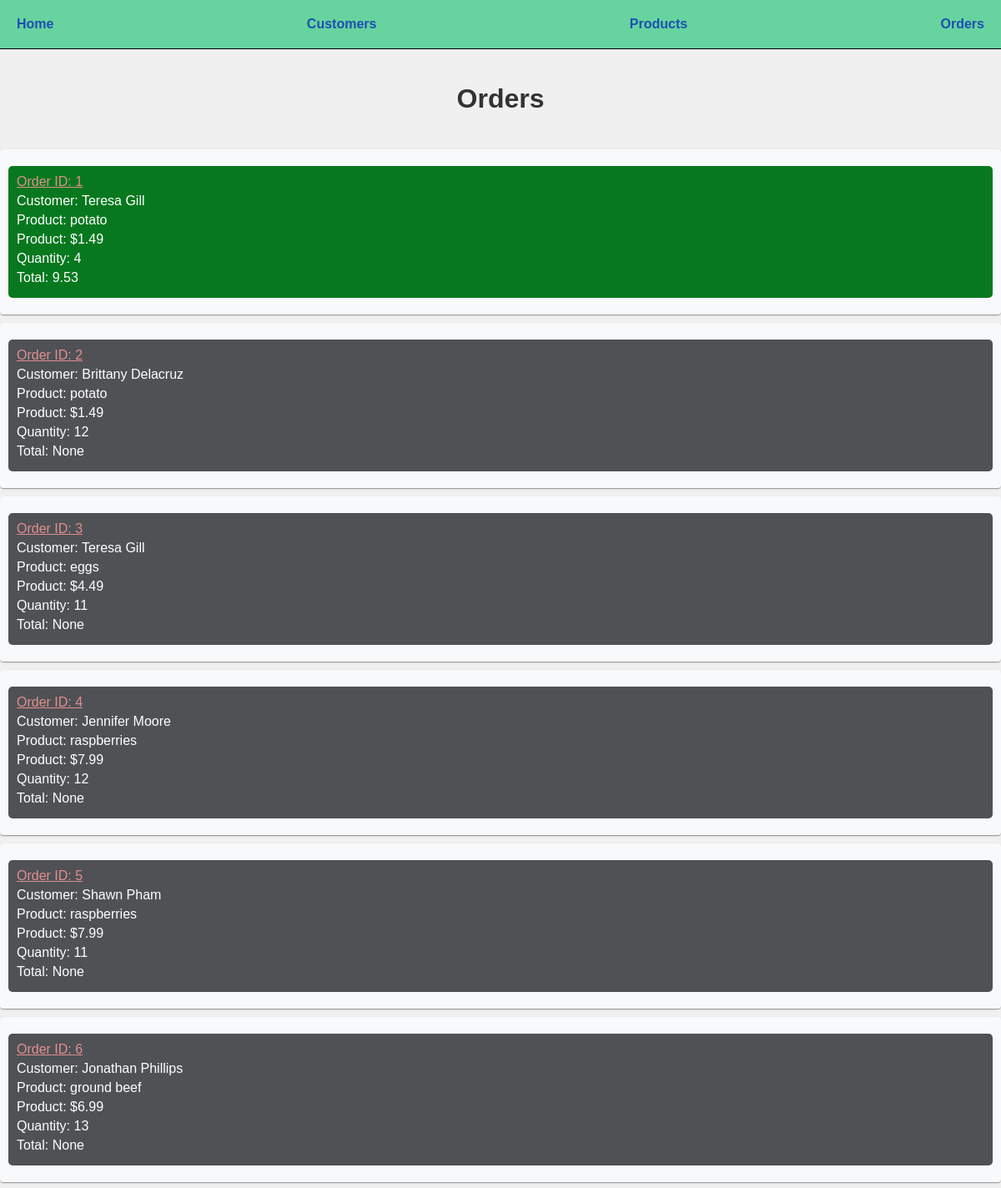
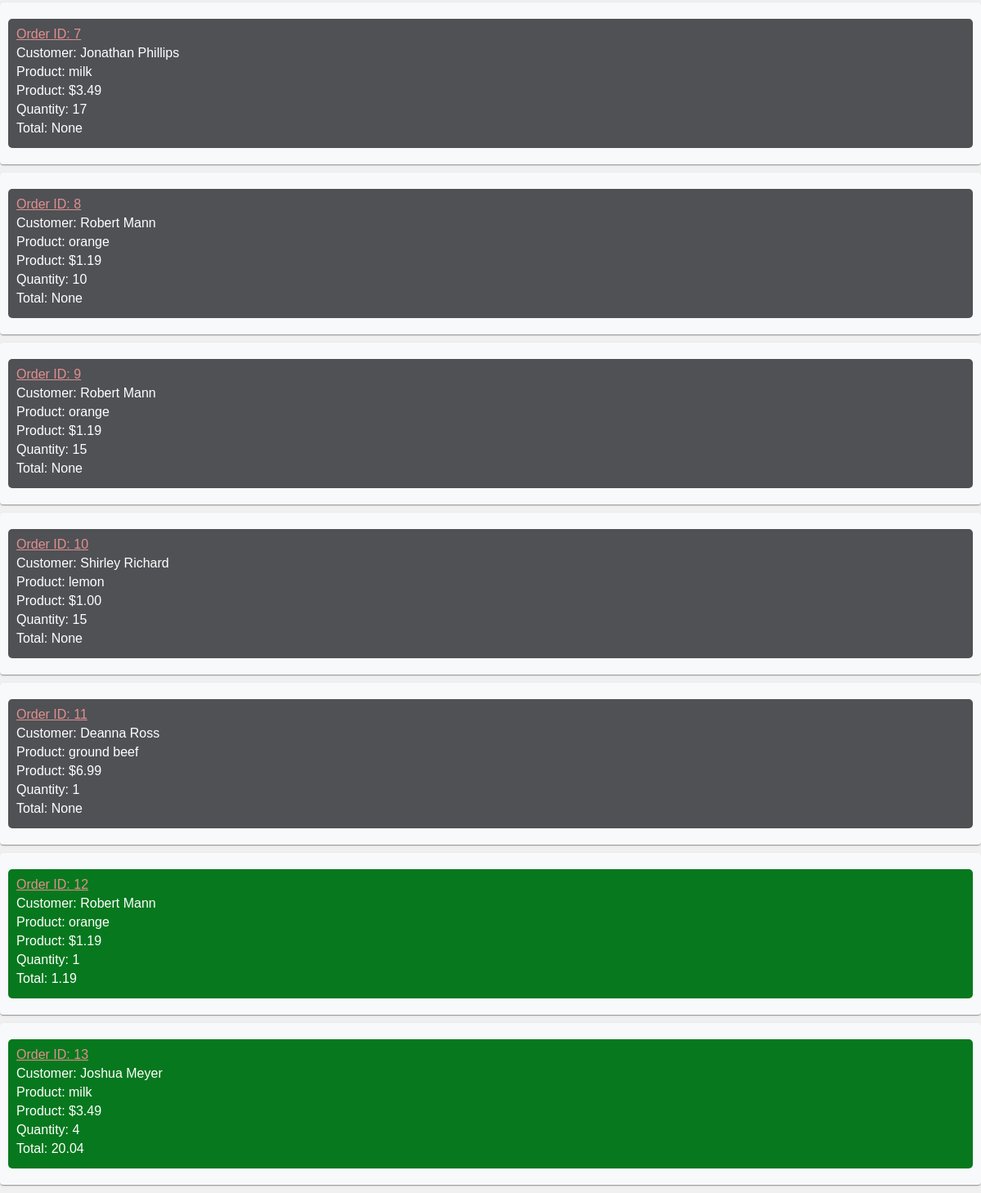
The page /orders on the database its author committed (2 pictures, top to bottom).
### models.py (models this page shows, shortened)
class Order(db.Model):
    id = mapped_column(Integer, nullable=False, primary_key=True)
    customer_id = mapped_column(Integer, ForeignKey(Customer.id), nullable=False)
    customer = relationship("Customer", back_populates="orders")#looks up related enttiy without having to do joins (adds customer_id to the Order table)
    total = mapped_column(Numeric(10,2), nullable=True) #nullable until order is processed by the store
    items = relationship("ProductOrder", back_populates="order", cascade='all, delete-orphan')
    created = mapped_column(DateTime, nullable=False, default=func.now())
    processed = mapped_column(DateTime, nullable=True, default=None)

class Customer(db.Model):
    id = mapped_column(Integer, primary_key=True)
    name = mapped_column(String(200), nullable=False, unique=True)
    phone = mapped_column(String(20), nullable=False )
    balance = mapped_column(Numeric(10,2), nullable=False, default=40)
    orders = relationship("Order", cascade="all, delete-orphan") #only one back_populates is needed, the other is inferred

class Product(db.Model):
    id = mapped_column(Integer, primary_key=True)
    name = mapped_column(String(200), nullable=False, unique=True)
    price = mapped_column(Numeric(10,2), nullable=False)
    available = mapped_column(Integer, nullable=False, default=4) #number of products available
    orders = relationship("ProductOrder")

class ProductOrder(db.Model):
    id = mapped_column(Integer, nullable=False, primary_key=True)
    order_id = mapped_column(Integer, ForeignKey(Order.id), nullable=False)
    order = relationship("Order", back_populates="items")
    product_id = mapped_column(Integer, ForeignKey(Product.id), nullable=False)
    product = relationship("Product", back_populates="orders")
    quantity = mapped_column(Integer, nullable=False, default=0) #number of orders for this product

### routes/html.py (the view)
@html_bp.route("/orders", methods=["GET"])
def orders():
    statement = db.select(Order).order_by(Order.id)
    records = db.session.execute(statement)
    results = records.scalars()
    return render_template("orders.html", orders=results)

### templates/orders.html
{% extends "base.html" %}
{% block content %}
<h1>Orders</h1>
{% for order in orders %}
<div>
    {% set classname = "pending" %}
    {% if order.processed %}
        {% set classname = "processed" %}
    {% endif %}
    <p class = "{{ classname }}">
        <a class = "order" href= "{{ url_for('html.order_detail', order_id=order.id) }}"><span>Order ID: {{ order.id }}  </span></a>
        <span>Customer: {{ order.customer.name }}  </span>
        <span>Product: {{ order.items[0].product.name }} </span>
        <span>Product: ${{ order.items[0].product.price }} </span>
        <span>Quantity: {{ order.items[0].quantity }} </span>
        <span>Total: {{ order.total }}</span>
    </p>
</div>
    {% endfor %}
{% endblock %}

### static/css/styles.css (style rules this page uses)
body { font-family: Arial, sans-serif; margin: 0; padding: 0; background-color: #f0f0f0; }
h1 { color: #333; text-align: center; padding: 20px 0; }
p { color: #666; padding: 10px; margin: 10px 0; background-color: #fff; border-radius: 5px; }
div { background-color: #f8f9fa; padding: 10px; border-radius: 4px; margin-bottom: 10px; box-shadow: 0 2px 1px -1px rgba(0, 0, 0, .2), 0 1px 1px 0 rgba(0, 0, 0, .14), 0 1px 3px 0 rgba(0, 0, 0, .12); }
p { margin-bottom: 10px; }
p span { display: block; margin-bottom: 5px; }
.processed { background-color: #07781e; color: #ffffff; }
.order { color: #e18f8f; }
.pending { background-color: #4f5155; color: #ffffff; }

### rows shown on the page
Order: id "1", customer.name "Teresa Gill", name "potato", price "1.49", quantity "4", total "9.53"
Order: id "2", customer.name "Brittany Delacruz", name "potato", price "1.49", quantity "12", total "None"
Order: id "3", customer.name "Teresa Gill", name "eggs", price "4.49", quantity "11", total "None"
Order: id "4", customer.name "Jennifer Moore", name "raspberries", price "7.99", quantity "12", total "None"
Order: id "5", customer.name "Shawn Pham", name "raspberries", price "7.99", quantity "11", total "None"
Order: id "6", customer.name "Jonathan Phillips", name "ground beef", price "6.99", quantity "13", total "None"
Order: id "7", customer.name "Jonathan Phillips", name "milk", price "3.49", quantity "17", total "None"
Order: id "8", customer.name "Robert Mann", name "orange", price "1.19", quantity "10", total "None"
Order: id "9", customer.name "Robert Mann", name "orange", price "1.19", quantity "15", total "None"
Order: id "10", customer.name "Shirley Richard", name "lemon", price "1.00", quantity "15", total "None"
Order: id "11", customer.name "Deanna Ross", name "ground beef", price "6.99", quantity "1", total "None"
Order: id "12", customer.name "Robert Mann", name "orange", price "1.19", quantity "1", total "1.19"
Order: id "13", customer.name "Joshua Meyer", name "milk", price "3.49", quantity "4", total "20.04"
